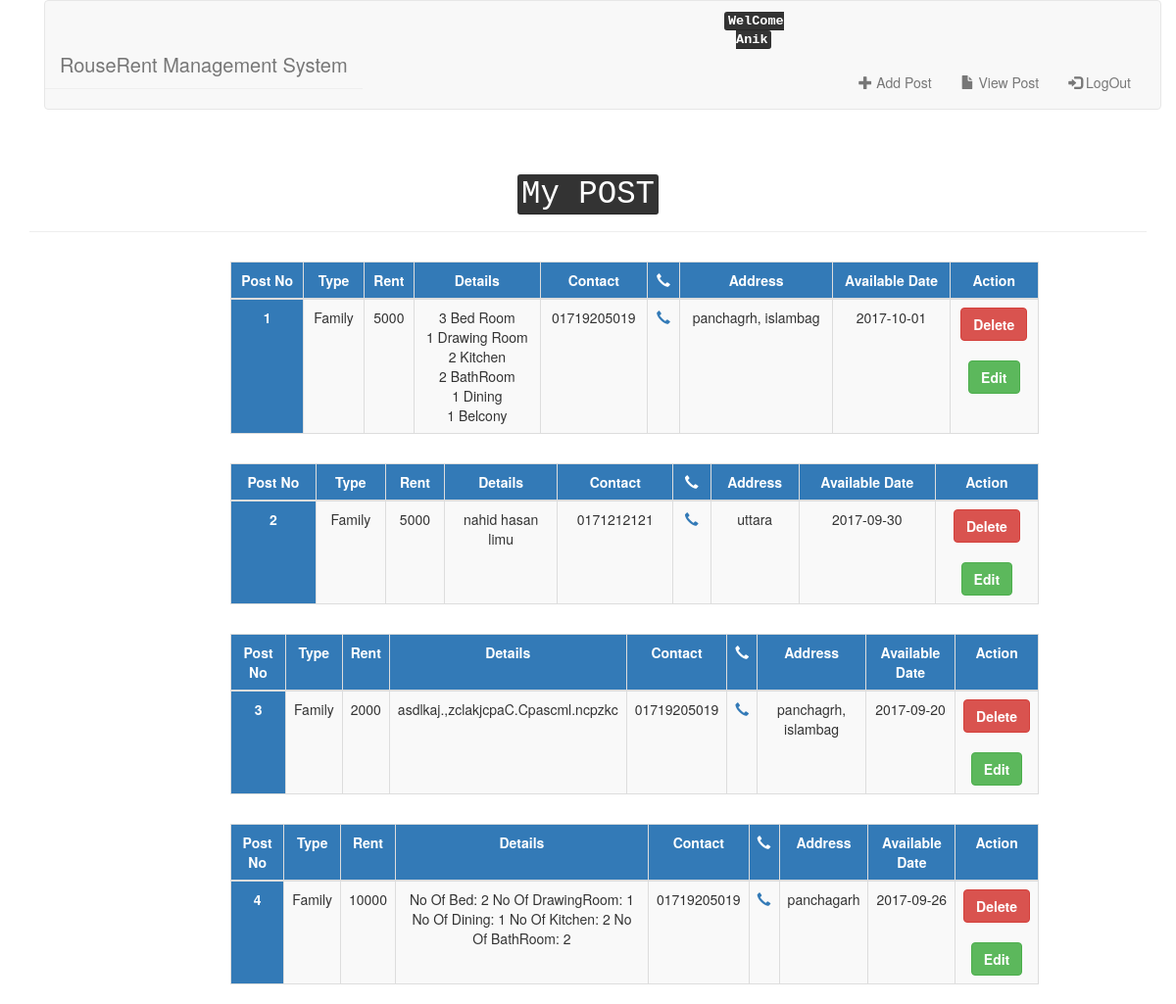
The page /View/myPost.php (signed in) on the database its author committed.
### tables this page shows
CREATE TABLE `rent` (
  `id` int(100) NOT NULL,
  `uid` int(100) NOT NULL,
  `type` varchar(100) NOT NULL,
  `rent` int(100) NOT NULL,
  `details` varchar(255) NOT NULL,
  `phone` varchar(100) NOT NULL,
  `address` varchar(255) NOT NULL,
  `date` date NOT NULL
);

### Controlar/myPostHelper.php (the view)
<?php
include '../Model/db.php';
function MyPost() {
    global $con;
    if (isset($_SESSION['uid'])) {
    $uid = $_SESSION['uid'];
    $sql = "SELECT * FROM `rent` WHERE uid = '$uid' ORDER by id DESC";
    $result = mysqli_query($con, $sql);
    $postNo = 1;
    while ($row = mysqli_fetch_assoc($result)) {
        $output = '<form action="./deletePost.php?d_id=$id" method="POST">
        <div class="container col-md-9 col-md-offset-2" style="margin-top: 10px;">
            <table class="table table-responsive table-striped table-bordered text-center ">
                <thead class="text-capitalize ">
                    <tr class="bg-primary" style="font-weight: bold;">
                        <td >Post No</td>
                        <td>Type</td>
                        <td>Rent</td>
                        <td>Details</td>
                        <td>Contact</td>
                        <td><span class="glyphicon glyphicon-earphone"></span></td>
                        <td>Address</td>
                        <td>Available Date</td>
                        <td>Action</td>
            </tr>
            </thead>
        <tbody>';
        echo $output;
        $id = $row['id'];
        $dlink = "myPost.php?did=$id";
        $editlink = "../View/editPost.php?eid=$id";
        echo "<tr>";
        echo "<td class='bg-primary' style='font-weight: bold;'>" . $postNo . "</td>";
        echo "<td>" . $row['type'] . "</td>";
        echo "<td>" . $row['rent'] . "</td>";
        echo "<td>" . $row['details'] . "</td>";
        echo "<td>" . $row['phone'] . "</td>";
        echo "<td>" . '<a href="tel:+880' . $row['phone'] . '"><span class="glyphicon glyphicon-earphone"></span></a>' . "</td>";
        echo "<td>" . $row['address'] . "</td>";
        echo "<td>" . $row['date'] . "</td>";
        echo '<td><button type="submit" class="btn btn-danger" name="edit" id="edit"><a href='.$dlink.' style="color: white; font-weight: bold; text-decoration: none;">Delete</a></button></br></br>'
                . '<button type="submit" class="btn btn-success" name="edit" id="edit"><a href='.$editlink.' style="color: white; font-weight: bold; text-decoration: none;">Edit</a></button></td>';
        echo "</tr>";
        echo "</tbody>
            </table>
            </div>
            </form>";
        $postNo++;
        }
    }
}
?>

### rows shown on the page
rent: type "Family", rent "5000", details "3 Bed Room 1 Drawing Room 2 Kitchen 2 BathRoom 1 Dining 1 Belcony", phone "01719205019", address "panchagrh, islambag", date "2017-10-01"
rent: type "Family", rent "5000", details "nahid hasan limu", phone "0171212121", address "uttara", date "2017-09-30"
rent: type "Family", rent "2000", details "asdlkaj.,zclakjcpaC.Cpascml.ncpzkc", phone "01719205019", address "panchagrh, islambag", date "2017-09-20"
rent: type "Family", rent "10000", details "No Of Bed: 2 No Of DrawingRoom: 1 No Of Dining: 1 No Of Kitchen: 2 No Of BathRoom: 2", phone "01719205019", address "panchagarh", date "2017-09-26"

### other values the page prints
$_SESSION['name'] "Anik"
